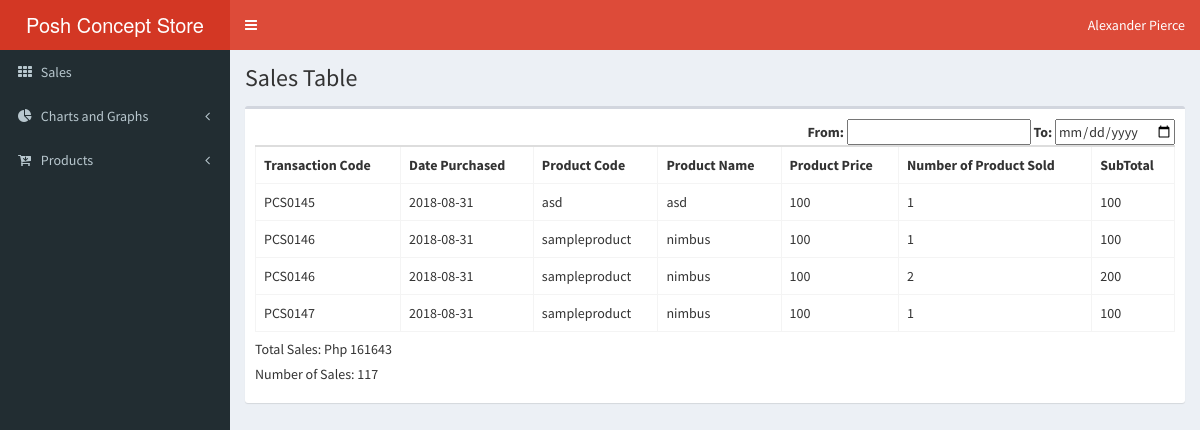
The app's page /Thesis/FinalProject/data.php with its own data.
### tables this page shows
CREATE TABLE `tbl_order` (
  `col_orderid` int(11) NOT NULL,
  `col_transactionid` int(11) NOT NULL,
  `col_productid` int(11) NOT NULL,
  `col_quantitybought` int(11) NOT NULL,
  `col_subtotal` int(11) NOT NULL,
  `col_status` varchar(30) NOT NULL
);

CREATE TABLE `tbl_transaction` (
  `col_transactionid` int(11) NOT NULL,
  `col_transactioncode` varchar(20) NOT NULL,
  `col_useraccountsid` int(11) NOT NULL,
  `col_totalprice` float NOT NULL,
  `col_tenderamount` float NOT NULL,
  `col_change` float NOT NULL,
  `col_dateofpurchase` date NOT NULL
);

CREATE TABLE `tbl_product` (
  `col_productid` int(11) NOT NULL,
  `col_productcode` varchar(35) NOT NULL,
  `col_productname` varchar(150) NOT NULL,
  `col_productprice` int(11) NOT NULL,
  `col_useraccountsid` int(11) NOT NULL,
  `col_categoryid` int(11) NOT NULL,
  `col_status` varchar(50) NOT NULL
);

### Thesis/FinalProject/Controller/controller.php (the view, shortened to what this page needs)
<?php
function view_sales()
{
	$db = mysqli_connect('localhost', 'root','','db_poshconceptstorefinal');
					$result = mysqli_query($db,"SELECT * from tbl_order o
					inner join tbl_product p on o.col_productid = p.col_productid
					inner join tbl_transaction t on o.col_transactionid = t.col_transactionid
					");
						while ($row = mysqli_fetch_assoc($result))
						 {
							$tcode = 		$row['col_transactioncode'];
							$datepurchased= 	$row['col_dateofpurchase'];
							$pcode= 	$row['col_productcode'];
							$productname = 		$row['col_productname'];
							$price =			$row['col_productprice'];
							$quantity = 		$row['col_quantitybought'];
							$subtotal = 		$row['col_subtotal'];
							echo '<tr class="">
									<td>'.$tcode.'</td>
									<td>'.$datepurchased.'</td>
									<td>'.$pcode.'</td>
									<td>'.$productname.'</td>
									<td>'.$price.'</td>
									<td>'.$quantity.'</td>
									<td>'.$subtotal.'</td>
								</tr>';
						 }
						}
?>

### Thesis/FinalProject/data.php (shortened to what this page needs)
<!DOCTYPE html>
<html>
  <head>
	<link rel="stylesheet" href="plugins/datepicker/datepicker3.css">
    <link rel="stylesheet" href="bootstrap/css/bootstrap.min.css">
    <link rel="stylesheet" href="https://maxcdn.bootstrapcdn.com/font-awesome/4.4.0/css/font-awesome.min.css">
    <link rel="stylesheet" href="https://code.ionicframework.com/ionicons/2.0.1/css/ionicons.min.css">
    <link rel="stylesheet" href="datatables/dataTables.bootstrap.css">
    <link rel="stylesheet" href="dist/css/AdminLTE.min.css">
    <link rel="stylesheet" href="dist/css/skins/_all-skins.min.css">
  </head>
  <body class="hold-transition skin-red sidebar-mini">
   <header class="main-header">
        <a href="data.php" class="logo">
          <span class="logo-lg">Posh Concept Store </span>
        </a>
        <nav class="navbar navbar-static-top" role="navigation">
          <a href="#" class="sidebar-toggle" data-toggle="offcanvas" role="button">
          </a>
          <div class="navbar-custom-menu">
            <ul class="nav navbar-nav">
              <li class="dropdown user user-menu">
                <a href="#" class="dropdown-toggle" data-toggle="dropdown">
                  <span class="hidden-xs">Alexander Pierce</span>
                </a>
              </li>
            </ul>
          </div>
        </nav>
      </header>
		  <aside class="main-sidebar">
        <section class="sidebar" style="height: auto;">
          <ul class="sidebar-menu">
            <li>
              <a href="data.php">
                <i class="fa fa-th"></i> <span>Sales</span>
              </a>
            </li>
            <li class="treeview">
              <a href="#">
                <i class="fa fa-pie-chart"></i>
                <span>Charts and Graphs</span>
                <i class="fa fa-angle-left pull-right"></i>
              </a>
            </li>
            <li class="treeview">
              <a href="#">
                <i class="fa fa-cart-arrow-down"></i> <span>Products</span>
                <i class="fa fa-angle-left pull-right"></i>
              </a>
            </li>
        </section>
      </aside>
   <div class="content-wrapper">
	   <section class="content-header">
          <h1>
           <h1> Sales Table </h1>
          </h1>
        </section>
        <section class="content">
              <div class="box">
               <div class="box-body">
			<div class="panel_body" align="right">
			<b>From:</b>
			<input type="t" name="fromdate" id="fromdate" >
			<b>To: </b>
			<input type="date"  name="todate" id="todate" >
			</div>
			<table id="example2" class="table table-bordered table-hover">
			<tr>
            <tbody>
                                            <th>Transaction Code</th>
											<th>Date Purchased</th>
											<th>Product Code</th>
                                            <th>Product Name</th>
                                            <th>Product Price</th>
											<th>Number of Product Sold</th>
											<th>SubTotal</th>
                  <?php
									require 'Controller/controller.php'
									?>
                                    <?php
                                    view_sales();
                                    ?>
                                    </tbody>
									</tr>
									</table>
									  <h5 class="box-title">Total Sales: Php
									  <?php
									  $db = mysqli_connect('localhost', 'root', '','db_poshconceptstorefinal');
									  $result=mysqli_query($db, 'SELECT SUM(col_totalprice) as value FROM tbl_transaction');
									  $row = mysqli_fetch_assoc($result);
									  $sum =$row['value'];
									  echo $sum;
									?>
									</h5>
                    <h5 class="box-title">Number of Sales:
									<?php
									  $db = mysqli_connect('localhost', 'root', '','db_poshconceptstorefinal');
									  $result=mysqli_query($db, 'SELECT Count(col_totalprice) as value FROM tbl_transaction');
									  $row = mysqli_fetch_assoc($result);
									  $sum =$row['value'];
									  echo $sum;
									?>
									</h5>
              </div>
        </section>
   </div>
  </body>
</html>

### records on screen
tbl_order: col_transactionid.col_transactioncode "PCS0145", col_transactionid.col_dateofpurchase "2018-08-31", col_productid.col_productcode "asd", col_productid.col_productname "asd", col_productid.col_productprice "100", col_quantitybought "1", col_subtotal "100"
tbl_order: col_transactionid.col_transactioncode "PCS0146", col_transactionid.col_dateofpurchase "2018-08-31", col_productid.col_productcode "sampleproduct", col_productid.col_productname "nimbus", col_productid.col_productprice "100", col_quantitybought "1", col_subtotal "100"
tbl_order: col_transactionid.col_transactioncode "PCS0146", col_transactionid.col_dateofpurchase "2018-08-31", col_productid.col_productcode "sampleproduct", col_productid.col_productname "nimbus", col_productid.col_productprice "100", col_quantitybought "2", col_subtotal "200"
tbl_order: col_transactionid.col_transactioncode "PCS0147", col_transactionid.col_dateofpurchase "2018-08-31", col_productid.col_productcode "sampleproduct", col_productid.col_productname "nimbus", col_productid.col_productprice "100", col_quantitybought "1", col_subtotal "100"

### other values on screen
$sum "161643"
$sum "117"
